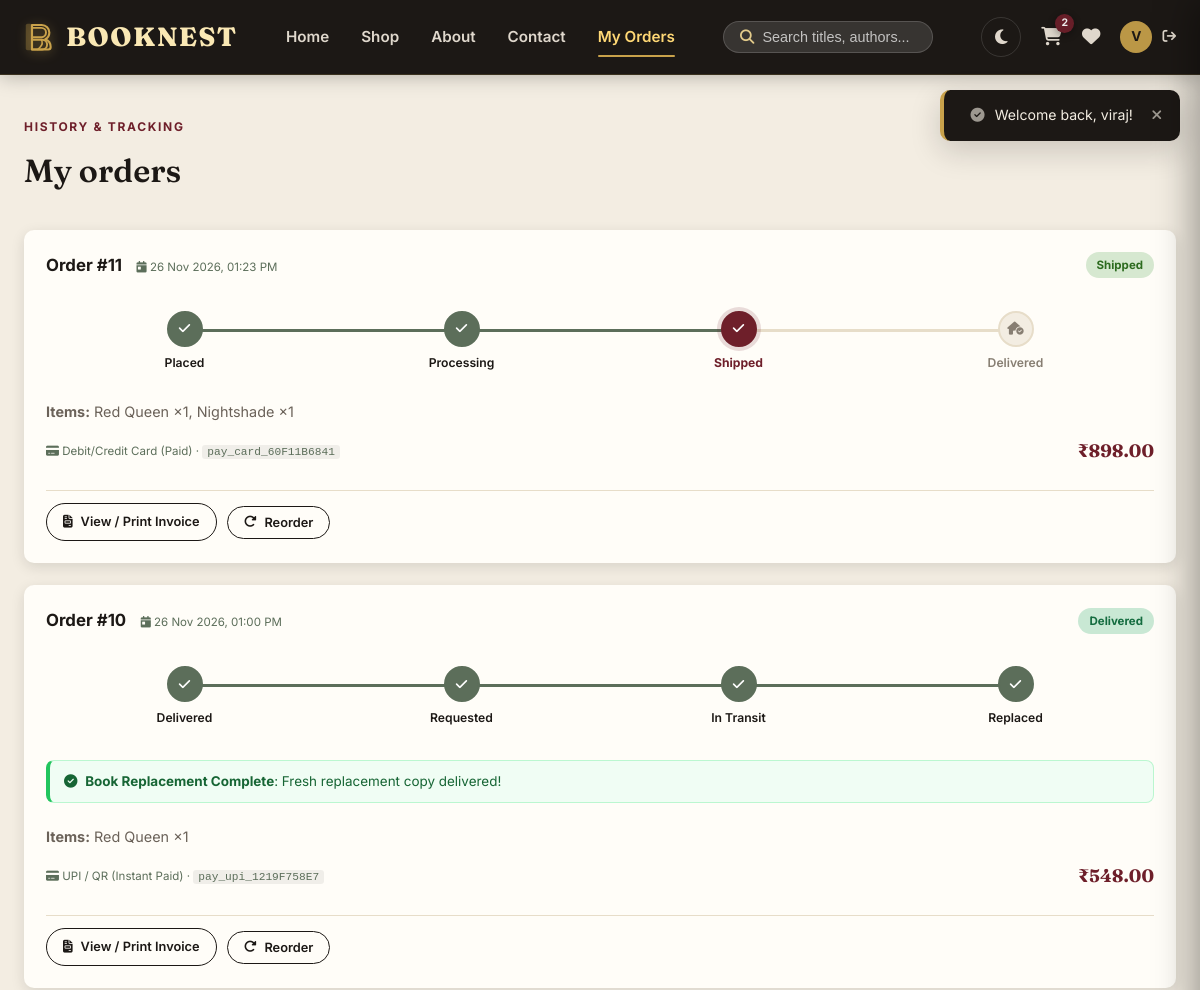
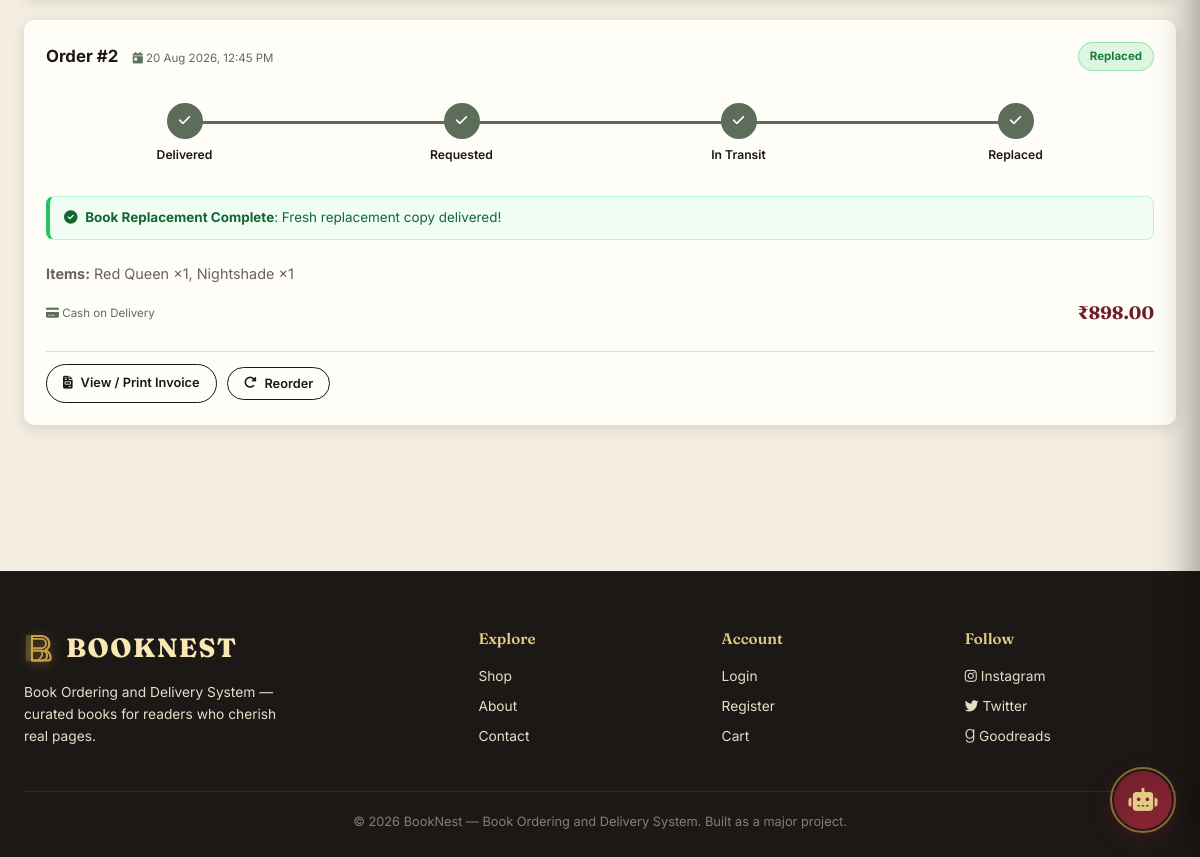
/orders.php (signed in), run on the app's committed database (2 pictures, top to bottom).
### tables this page shows
CREATE TABLE `orders` (
  `id` int unsigned NOT NULL AUTO_INCREMENT,
  `user_id` int unsigned NOT NULL,
  `full_name` varchar(150) NOT NULL,
  `phone` varchar(20) NOT NULL,
  `email` varchar(150) NOT NULL,
  `address` varchar(500) NOT NULL,
  `payment_method` varchar(50) NOT NULL,
  `payment_id` varchar(100) DEFAULT NULL,
  `coupon_code` varchar(40) DEFAULT NULL,
  `discount_amount` decimal(10,2) NOT NULL DEFAULT '0.00',
  `total_price` decimal(10,2) NOT NULL,
  `status` enum('pending','processing','shipped','delivered','cancelled','replacement_requested','replacement_approved','replaced','replacement_rejected') NOT NULL DEFAULT 'pending',
  `delivered_on` timestamp NULL DEFAULT NULL,
  `replacement_status` enum('none','requested','approved','rejected','replaced') NOT NULL DEFAULT 'none',
  `replacement_reason` varchar(255) DEFAULT NULL,
  `replacement_notes` text,
  `replacement_requested_on` timestamp NULL DEFAULT NULL,
  `placed_on` timestamp NOT NULL DEFAULT CURRENT_TIMESTAMP,
  `is_gift` tinyint(1) NOT NULL DEFAULT '0',
  `gift_price` decimal(8,2) NOT NULL DEFAULT '0.00',
  `gift_recipient` varchar(100) DEFAULT NULL,
  `gift_sender` varchar(100) DEFAULT NULL,
  `gift_message` text,
  PRIMARY KEY (`id`),
  KEY `user_id` (`user_id`),
  KEY `idx_orders_status` (`status`),
  KEY `idx_orders_placed_on` (`placed_on`),
  CONSTRAINT `fk_orders_user` FOREIGN KEY (`user_id`) REFERENCES `users` (`id`) ON DELETE CASCADE
);

CREATE TABLE `order_items` (
  `id` int unsigned NOT NULL AUTO_INCREMENT,
  `order_id` int unsigned NOT NULL,
  `book_id` int unsigned NOT NULL,
  `title` varchar(200) NOT NULL,
  `quantity` int unsigned NOT NULL,
  `price_at_purchase` decimal(10,2) NOT NULL,
  PRIMARY KEY (`id`),
  KEY `order_id` (`order_id`),
  KEY `book_id` (`book_id`),
  CONSTRAINT `fk_items_book` FOREIGN KEY (`book_id`) REFERENCES `books` (`id`) ON DELETE RESTRICT,
  CONSTRAINT `fk_items_order` FOREIGN KEY (`order_id`) REFERENCES `orders` (`id`) ON DELETE CASCADE
);

### includes/functions.php (called while the page is built, shortened)
<?php
function h($str) {
    return htmlspecialchars($str ?? '', ENT_QUOTES, 'UTF-8');
}
function price($amount) {
    return '₹' . number_format((float) $amount, 2);
}

### orders.php (the view, shortened to what this page needs)
<?php
require_once 'config.php';
require_once 'includes/functions.php';
$user_id = $_SESSION['user_id'];
$orders_stmt = $pdo->prepare('SELECT * FROM orders WHERE user_id = ? ORDER BY placed_on DESC');
$orders_stmt->execute([$user_id]);
$orders = $orders_stmt->fetchAll();
$items_stmt = $pdo->prepare('SELECT oi.*, b.cover_image FROM order_items oi LEFT JOIN books b ON b.id = oi.book_id WHERE oi.order_id = ?');
function render_order_stepper($order) {
    $status = is_array($order) ? $order['status'] : $order;
    $rep_status = is_array($order) ? ($order['replacement_status'] ?? 'none') : 'none';
    if ($rep_status !== 'none' || in_array($status, ['replacement_requested', 'replacement_approved', 'replaced'], true)) {
        $r_steps = [
            'delivered'            => ['label' => 'Delivered', 'icon' => 'fa-house-circle-check'],
            'replacement_requested'=> ['label' => 'Requested', 'icon' => 'fa-arrows-rotate'],
            'replacement_approved' => ['label' => 'In Transit', 'icon' => 'fa-truck-fast'],
            'replaced'             => ['label' => 'Replaced', 'icon' => 'fa-circle-check'],
        ];
        $keys = array_keys($r_steps);
        $curr_idx = 1;
        if ($status === 'replaced' || $rep_status === 'replaced') $curr_idx = 3;
        $html = '<div class="order-stepper">';
        foreach ($keys as $idx => $k) {
            $info = $r_steps[$k];
            $is_completed = $idx <= $curr_idx;
            $is_active = $idx === $curr_idx;
            $class = $is_completed ? 'completed' : '';
            $icon = $is_completed ? 'fa-check' : $info['icon'];
            $line_class = ($idx > 0 && $idx <= $curr_idx) ? 'line-completed' : '';
            $html .= '<div class="step-item ' . $class . '">';
            if ($idx > 0) $html .= '<div class="step-connector ' . $line_class . '"></div>';
            $html .= '<div class="step-icon"><i class="fas ' . $icon . '"></i></div>';
            $html .= '<div class="step-label">' . $info['label'] . '</div>';
            $html .= '</div>';
        }
        $html .= '</div>';
        return $html;
    }
    $steps = [
        'pending'    => ['label' => 'Placed', 'icon' => 'fa-receipt'],
        'processing' => ['label' => 'Processing', 'icon' => 'fa-box-open'],
        'shipped'    => ['label' => 'Shipped', 'icon' => 'fa-truck-fast'],
        'delivered'  => ['label' => 'Delivered', 'icon' => 'fa-house-circle-check'],
    ];
    $keys = array_keys($steps);
    $current_idx = array_search($status, $keys, true);
    $html = '<div class="order-stepper">';
    foreach ($keys as $idx => $k) {
        $info = $steps[$k];
        $is_completed = $idx <= $current_idx;
        $is_active = $idx === $current_idx;
        $class = $is_completed ? 'completed' : '';
        if ($is_active && $current_idx < 3) $class = 'active';
        $icon = $is_completed ? 'fa-check' : $info['icon'];
        $line_class = ($idx > 0 && $idx <= $current_idx) ? 'line-completed' : '';
        $html .= '<div class="step-item ' . $class . '">';
        if ($idx > 0) $html .= '<div class="step-connector ' . $line_class . '"></div>';
        $html .= '<div class="step-icon"><i class="fas ' . $icon . '"></i></div>';
        $html .= '<div class="step-label">' . $info['label'] . '</div>';
        $html .= '</div>';
    }
    $html .= '</div>';
    return $html;
}
require_once 'includes/header.php';
?>
<section style="padding-top:38px;">
  <div class="container">
    <div class="section-head reveal in">
      <div>
        <span class="eyebrow">History & Tracking</span>
        <h2>My orders</h2>
      </div>
    </div>
    <?php if (empty($orders)): ?>
      <div class="empty-state reveal in">
        <i class="fas fa-box-open"></i>
        <h3>No orders yet</h3>
        <p>Once you place an order, you'll be able to track its progress and print invoices here.</p>
        <a href="shop.php" class="btn btn-primary" style="margin-top:16px;">Start Shopping</a>
      </div>
    <?php else: foreach ($orders as $order):
      $items_stmt->execute([$order['id']]);
      $order_items = $items_stmt->fetchAll();
    ?>
      <div class="cart-item reveal in" style="grid-template-columns:1fr; align-items:stretch; gap:10px; margin-bottom:22px; padding:22px;">
        <div class="row" style="display:flex; justify-content:space-between; align-items:center; flex-wrap:wrap; gap:10px;">
          <div>
            <strong style="font-size:1.05rem;">Order #<?= $order['id']; ?></strong>
            <span class="stock-badge" style="margin-left:10px;"><i class="fas fa-calendar-day"></i> <?= date('d M Y, h:i A', strtotime($order['placed_on'])); ?></span>
          </div>
          <span class="status-pill status-<?= $order['status']; ?>"><?= ucfirst(str_replace('_', ' ', $order['status'])); ?></span>
        </div>
        <?= render_order_stepper($order); ?>
        <?php if ($order['replacement_status'] === 'requested'): ?>
          <div style="background:#fffbeb; color:#92400e; border:1px solid #fde68a; border-left:4px solid #f59e0b; padding:10px 14px; border-radius:8px; font-size:.84rem; margin:8px 0;">
            <i class="fas fa-arrows-rotate fa-spin" style="margin-right:4px;"></i> <strong>Replacement Requested</strong>: <?= h($order['replacement_reason']); ?>
            <div style="font-size:.76rem; color:#78350f; margin-top:3px;">
              Requested on <?= date('d M Y, h:i A', strtotime($order['replacement_requested_on'] ?: 'now')); ?>. Our team is processing your exchange copy.
            </div>
          </div>
        <?php elseif ($order['replacement_status'] === 'replaced'): ?>
          <div style="background:#f0fdf4; color:#166534; border:1px solid #bbf7d0; border-left:4px solid #22c55e; padding:10px 14px; border-radius:8px; font-size:.84rem; margin:8px 0;">
            <i class="fas fa-circle-check" style="margin-right:4px;"></i> <strong>Book Replacement Complete</strong>: Fresh replacement copy delivered!
          </div>
        <?php endif; ?>
        <div style="font-size:.9rem; color:#6b6259; margin-top:4px;">
          <strong>Items:</strong> <?= implode(', ', array_map(fn($i) => h($i['title']) . ' ×' . $i['quantity'], $order_items)); ?>
        </div>
        <div class="row" style="display:flex; justify-content:space-between; align-items:center; margin-top:4px;">
          <span class="stock-badge">
            <i class="fas fa-credit-card"></i> <?= h($order['payment_method']); ?>
            <?= !empty($order['payment_id']) ? ' · <code style="font-size:.7rem; background:rgba(0,0,0,.06); padding:1px 5px; border-radius:3px;">' . h($order['payment_id']) . '</code>' : ''; ?>
          </span>
          <span class="price-tag"><?= price($order['total_price']); ?></span>
        </div>
        <div class="order-actions">
          <a href="invoice.php?id=<?= $order['id']; ?>" class="btn btn-outline btn-sm">
            <i class="fas fa-file-invoice"></i> View / Print Invoice
          </a>
          <form method="post" style="display:inline;">
            <button type="submit" class="btn btn-outline btn-sm">
              <i class="fas fa-rotate-right"></i> Reorder
            </button>
          </form>
        </div>
      </div>
    <?php endforeach; endif; ?>
  </div>
</section>
<?php require_once 'includes/footer.php'; ?>

### data on the page
orders: id "11", placed_on "26 Nov 2026, 01:23 PM", status "Shipped", label "Placed", label "Processing", label "Shipped", label "Delivered", quantity "Red Queen ×1, Nightshade ×1", payment_method "Debit/Credit Card (Paid)", payment "pay_card_60F11B6841", total_price "₹898.00"
orders: id "10", placed_on "26 Nov 2026, 01:00 PM", status "Delivered", label "Requested", label "In Transit", replacement_status "Replaced", shows "Book Replacement Complete", order_items.title+quantity "Red Queen ×1", payment_method "UPI / QR (Instant Paid)", payment "pay_upi_1219F758E7", total_price "₹548.00"
orders: id "2", placed_on "20 Aug 2026, 12:45 PM", status "Replaced", label "Requested", label "In Transit", replacement_status "replaced" (drawn), quantity "Red Queen ×1, Nightshade ×1", payment_method "Cash on Delivery", total_price "₹898.00"

### other printed values
$cart_items_count "2"
mb_strtoupper(mb_substr($_SESSION['user_name'], 0, 1)) "V"
